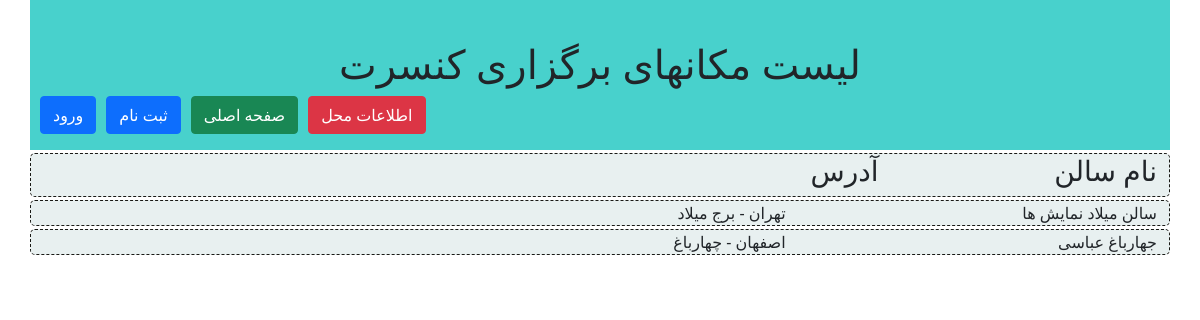
Page /locations/ on the committed database.
### apps/ticketSales/models.py (models this page shows, shortened)
class locationModel(models.Model):
    class Meta:
        verbose_name="مکان"
        verbose_name_plural="مکان ها"
    Name=models.CharField(max_length=100,verbose_name="نام محل")
    Address=models.CharField(max_length=500,default="تهران - برج میلاد",verbose_name="آدرس")
    Phone=models.CharField(max_length=11,verbose_name="تلفن")
    capacity=models.IntegerField(verbose_name="ظرفیت")

### apps/ticketSales/views.py (the view)
# urls.py: path("locations/",listOfLocations,name="locatoins"),
def listOfLocations(request):
    locs=locationModel.objects.all()
    context={
        "locations":locs
    }
    return render(request,'ticketSales/locationtemplate.html',context)

### template/ticketSales/locationtemplate.html
{% extends "maintemplate.html" %}
{% block titlepage %}
    لیست مکانهای برگزاری کنسرت
{% endblock%}
{% block mainContent %}
    <div class="addressBox">
        <div class="col-md-3">
            <h3>نام سالن</h3>
        </div>
        <div class="col-md-9">
            <h3>آدرس</h3>
        </div>
    </div>
    {% if locations %}
        {% for location in locations %}
            <div class="addressBox">
                <div class="col-md-2">
                    {{location.Name}}
                </div>
                <div class="col-md-8">
                    {{location.Address}}
                </div>
            </div>
        {% endfor %}
    {% endif %}
{% endblock%}

### static/css/style.css (style rules this page uses)
.addressBox { display: flex; justify-content: space-between; background-color: rgb(232, 240, 240); margin-top: 3px; border: 1px dashed rgb(26, 26, 22); border-radius: 5px; }

### rows in the picture
locationModel: Name "سالن میلاد نمایش ها", Address "تهران - برج میلاد"
locationModel: Name "جهارباغ عباسی", Address "اصفهان - چهارباغ"
